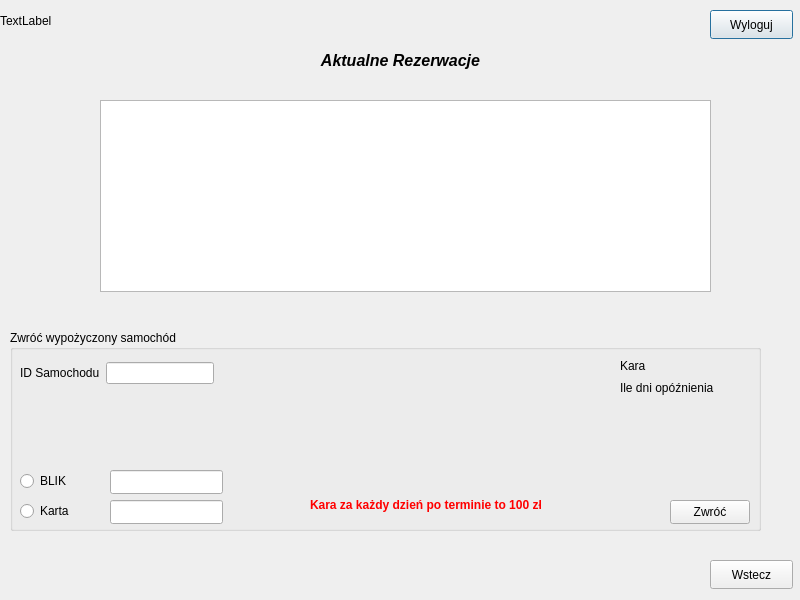
<?xml version="1.0" encoding="UTF-8"?>
<ui version="4.0">
 <class>UserMenu_1</class>
 <widget class="QDialog" name="UserMenu_1">
  <property name="geometry">
   <rect>
    <x>0</x>
    <y>0</y>
    <width>800</width>
    <height>600</height>
   </rect>
  </property>
  <property name="minimumSize">
   <size>
    <width>800</width>
    <height>600</height>
   </size>
  </property>
  <property name="maximumSize">
   <size>
    <width>800</width>
    <height>600</height>
   </size>
  </property>
  <property name="windowTitle">
   <string>Dialog</string>
  </property>
  <widget class="QLabel" name="label_data_godzina">
   <property name="geometry">
    <rect>
     <x>0</x>
     <y>0</y>
     <width>121</width>
     <height>41</height>
    </rect>
   </property>
   <property name="text">
    <string>TextLabel</string>
   </property>
  </widget>
  <widget class="QPushButton" name="pushButton_wyloguj">
   <property name="geometry">
    <rect>
     <x>710</x>
     <y>10</y>
     <width>83</width>
     <height>29</height>
    </rect>
   </property>
   <property name="text">
    <string>Wyloguj</string>
   </property>
  </widget>
  <widget class="QPushButton" name="pushButton_Wstecz">
   <property name="geometry">
    <rect>
     <x>710</x>
     <y>560</y>
     <width>83</width>
     <height>29</height>
    </rect>
   </property>
   <property name="text">
    <string>Wstecz</string>
   </property>
  </widget>
  <widget class="QGroupBox" name="groupBox_ZwrocWypozyczonySamochod">
   <property name="geometry">
    <rect>
     <x>10</x>
     <y>330</y>
     <width>751</width>
     <height>201</height>
    </rect>
   </property>
   <property name="title">
    <string>Zwróć wypożyczony samochód</string>
   </property>
   <widget class="QPushButton" name="pushButton_Zwroc">
    <property name="geometry">
     <rect>
      <x>660</x>
      <y>170</y>
      <width>80</width>
      <height>24</height>
     </rect>
    </property>
    <property name="text">
     <string>Zwróć</string>
    </property>
   </widget>
   <widget class="QRadioButton" name="radioButton_Karta">
    <property name="geometry">
     <rect>
      <x>10</x>
      <y>170</y>
      <width>71</width>
      <height>22</height>
     </rect>
    </property>
    <property name="text">
     <string>Karta</string>
    </property>
   </widget>
   <widget class="QLineEdit" name="lineEdit_BLIK">
    <property name="geometry">
     <rect>
      <x>100</x>
      <y>140</y>
      <width>113</width>
      <height>24</height>
     </rect>
    </property>
   </widget>
   <widget class="QRadioButton" name="radioButton_Blik">
    <property name="geometry">
     <rect>
      <x>10</x>
      <y>140</y>
      <width>71</width>
      <height>22</height>
     </rect>
    </property>
    <property name="text">
     <string>BLIK</string>
    </property>
   </widget>
   <widget class="QLineEdit" name="lineEdit_Karta">
    <property name="geometry">
     <rect>
      <x>100</x>
      <y>170</y>
      <width>113</width>
      <height>24</height>
     </rect>
    </property>
   </widget>
   <widget class="QLabel" name="label_UWAGA">
    <property name="geometry">
     <rect>
      <x>300</x>
      <y>160</y>
      <width>231</width>
      <height>31</height>
     </rect>
    </property>
    <property name="text">
     <string>&lt;html&gt;&lt;head/&gt;&lt;body&gt;&lt;p&gt;&lt;span style=&quot; font-weight:700; color:#ff0000;&quot;&gt;Kara za każdy dzień po terminie to 100 zł&lt;/span&gt;&lt;/p&gt;&lt;/body&gt;&lt;/html&gt;</string>
    </property>
   </widget>
   <widget class="QLabel" name="label_Kara">
    <property name="geometry">
     <rect>
      <x>610</x>
      <y>28</y>
      <width>127</width>
      <height>16</height>
     </rect>
    </property>
    <property name="text">
     <string>Kara</string>
    </property>
   </widget>
   <widget class="QLabel" name="label_Dni">
    <property name="geometry">
     <rect>
      <x>610</x>
      <y>50</y>
      <width>127</width>
      <height>16</height>
     </rect>
    </property>
    <property name="text">
     <string>Ile dni opóźnienia</string>
    </property>
   </widget>
   <widget class="QWidget" name="layoutWidget">
    <property name="geometry">
     <rect>
      <x>10</x>
      <y>30</y>
      <width>194</width>
      <height>26</height>
     </rect>
    </property>
    <layout class="QHBoxLayout" name="horizontalLayout">
     <item>
      <widget class="QLabel" name="label">
       <property name="text">
        <string>ID Samochodu</string>
       </property>
      </widget>
     </item>
     <item>
      <widget class="QLineEdit" name="lineEdit_ID_Samochodu"/>
     </item>
    </layout>
   </widget>
  </widget>
  <widget class="QLabel" name="label_2">
   <property name="geometry">
    <rect>
     <x>0</x>
     <y>50</y>
     <width>801</width>
     <height>21</height>
    </rect>
   </property>
   <property name="text">
    <string>&lt;html&gt;&lt;head/&gt;&lt;body&gt;&lt;p align=&quot;center&quot;&gt;&lt;span style=&quot; font-size:12pt; font-weight:700; font-style:italic;&quot;&gt;Aktualne Rezerwacje&lt;/span&gt;&lt;/p&gt;&lt;/body&gt;&lt;/html&gt;</string>
   </property>
  </widget>
  <widget class="QTableView" name="tableView_AktualneRezerwacje">
   <property name="geometry">
    <rect>
     <x>100</x>
     <y>100</y>
     <width>611</width>
     <height>192</height>
    </rect>
   </property>
  </widget>
 </widget>
 <resources/>
 <connections/>
</ui>
